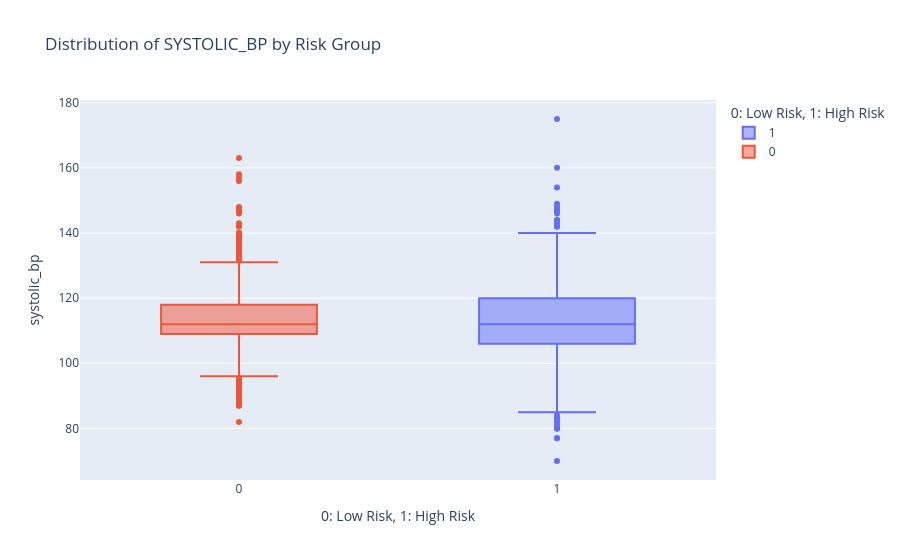
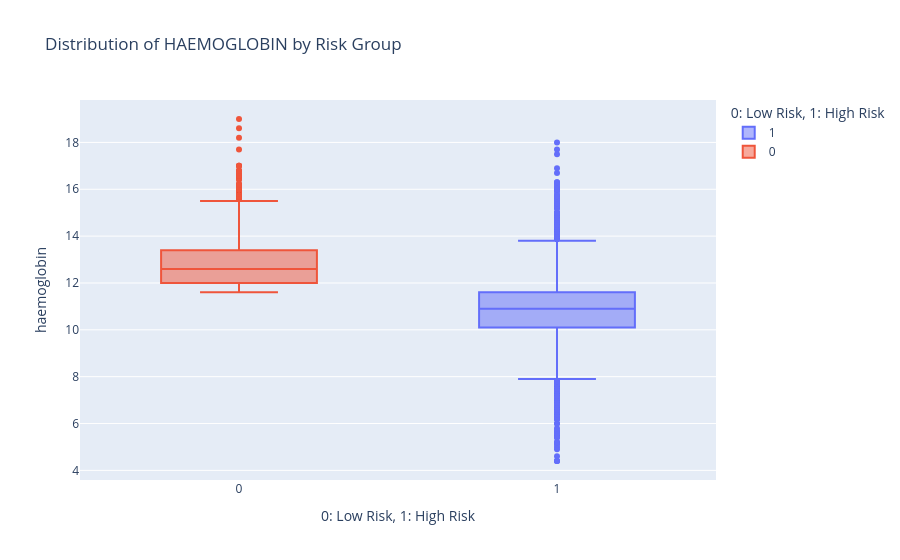
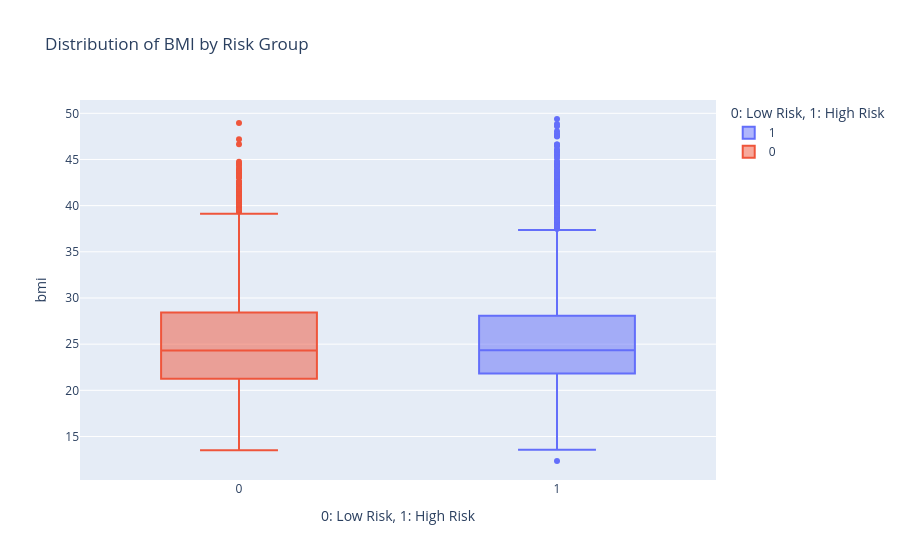

Here is the notebook cell these charts were saved with, in order:
### Markdown cell above
## 3. Clinical Red Flags (Bivariate Analysis)
 This is the most important part for the analysis. We compare key health numbers against the Risk Level.
**Key Question:** Do High-Risk patients have significantly different Blood Pressure, Haemoglobin, or BMI?

### Code cell
# Comparing Systolic BP, Haemoglobin, and BMI
clinical_cols = ['systolic_bp', 'haemoglobin', 'bmi']

for col in clinical_cols:
    fig = px.box(df, x='risk', y=col, color='risk',
                 title=f"Distribution of {col.upper()} by Risk Group",
                 labels={'risk': '0: Low Risk, 1: High Risk'},
                 points="outliers") # Focus on the extreme cases
    fig.show()

### Figure 1 — Plotly figure (JSON) as saved in the notebook; plotly's stock layout.template omitted (floating-point values rounded to 4 significant figures; data arrays with more than 128 entries replaced by an {"elided": "..."} marker saying what was removed)
{"data": [{"alignmentgroup": "True", "boxpoints": "outliers", "hovertemplate": "0: Low Risk, 1: High Risk=%{x}<br>systolic_bp=%{y}<extra></extra>", "legendgroup": "1", "marker": {"color": "#636efa"}, "name": "1", "notched": false, "offsetgroup": "1", "orientation": "v", "showlegend": true, "type": "box", "x": {"elided": "5328 int values"}, "x0": " ", "xaxis": "x", "y": {"elided": "5328 int values"}, "y0": " ", "yaxis": "y"}, {"alignmentgroup": "True", "boxpoints": "outliers", "hovertemplate": "0: Low Risk, 1: High Risk=%{x}<br>systolic_bp=%{y}<extra></extra>", "legendgroup": "0", "marker": {"color": "#EF553B"}, "name": "0", "notched": false, "offsetgroup": "0", "orientation": "v", "showlegend": true, "type": "box", "x": {"elided": "3181 int values"}, "x0": " ", "xaxis": "x", "y": {"elided": "3181 int values"}, "y0": " ", "yaxis": "y"}], "layout": {"boxmode": "overlay", "legend": {"title": {"text": "0: Low Risk, 1: High Risk"}, "tracegroupgap": 0}, "title": {"text": "Distribution of SYSTOLIC_BP by Risk Group"}, "xaxis": {"anchor": "y", "categoryarray": [1, 0], "categoryorder": "array", "domain": [0, 1], "title": {"text": "0: Low Risk, 1: High Risk"}}, "yaxis": {"anchor": "x", "domain": [0, 1], "title": {"text": "systolic_bp"}}}}

### Figure 2 — Plotly figure (JSON) as saved in the notebook; plotly's stock layout.template omitted (floating-point values rounded to 4 significant figures; data arrays with more than 128 entries replaced by an {"elided": "..."} marker saying what was removed)
{"data": [{"alignmentgroup": "True", "boxpoints": "outliers", "hovertemplate": "0: Low Risk, 1: High Risk=%{x}<br>haemoglobin=%{y}<extra></extra>", "legendgroup": "1", "marker": {"color": "#636efa"}, "name": "1", "notched": false, "offsetgroup": "1", "orientation": "v", "showlegend": true, "type": "box", "x": {"elided": "5328 int values"}, "x0": " ", "xaxis": "x", "y": {"elided": "5328 float values"}, "y0": " ", "yaxis": "y"}, {"alignmentgroup": "True", "boxpoints": "outliers", "hovertemplate": "0: Low Risk, 1: High Risk=%{x}<br>haemoglobin=%{y}<extra></extra>", "legendgroup": "0", "marker": {"color": "#EF553B"}, "name": "0", "notched": false, "offsetgroup": "0", "orientation": "v", "showlegend": true, "type": "box", "x": {"elided": "3181 int values"}, "x0": " ", "xaxis": "x", "y": {"elided": "3181 float values"}, "y0": " ", "yaxis": "y"}], "layout": {"boxmode": "overlay", "legend": {"title": {"text": "0: Low Risk, 1: High Risk"}, "tracegroupgap": 0}, "title": {"text": "Distribution of HAEMOGLOBIN by Risk Group"}, "xaxis": {"anchor": "y", "categoryarray": [1, 0], "categoryorder": "array", "domain": [0, 1], "title": {"text": "0: Low Risk, 1: High Risk"}}, "yaxis": {"anchor": "x", "domain": [0, 1], "title": {"text": "haemoglobin"}}}}

### Figure 3 — Plotly figure (JSON) as saved in the notebook; plotly's stock layout.template omitted (floating-point values rounded to 4 significant figures; data arrays with more than 128 entries replaced by an {"elided": "..."} marker saying what was removed)
{"data": [{"alignmentgroup": "True", "boxpoints": "outliers", "hovertemplate": "0: Low Risk, 1: High Risk=%{x}<br>bmi=%{y}<extra></extra>", "legendgroup": "1", "marker": {"color": "#636efa"}, "name": "1", "notched": false, "offsetgroup": "1", "orientation": "v", "showlegend": true, "type": "box", "x": {"elided": "5328 int values"}, "x0": " ", "xaxis": "x", "y": {"elided": "5328 float values"}, "y0": " ", "yaxis": "y"}, {"alignmentgroup": "True", "boxpoints": "outliers", "hovertemplate": "0: Low Risk, 1: High Risk=%{x}<br>bmi=%{y}<extra></extra>", "legendgroup": "0", "marker": {"color": "#EF553B"}, "name": "0", "notched": false, "offsetgroup": "0", "orientation": "v", "showlegend": true, "type": "box", "x": {"elided": "3181 int values"}, "x0": " ", "xaxis": "x", "y": {"elided": "3181 float values"}, "y0": " ", "yaxis": "y"}], "layout": {"boxmode": "overlay", "legend": {"title": {"text": "0: Low Risk, 1: High Risk"}, "tracegroupgap": 0}, "title": {"text": "Distribution of BMI by Risk Group"}, "xaxis": {"anchor": "y", "categoryarray": [1, 0], "categoryorder": "array", "domain": [0, 1], "title": {"text": "0: Low Risk, 1: High Risk"}}, "yaxis": {"anchor": "x", "domain": [0, 1], "title": {"text": "bmi"}}}}
